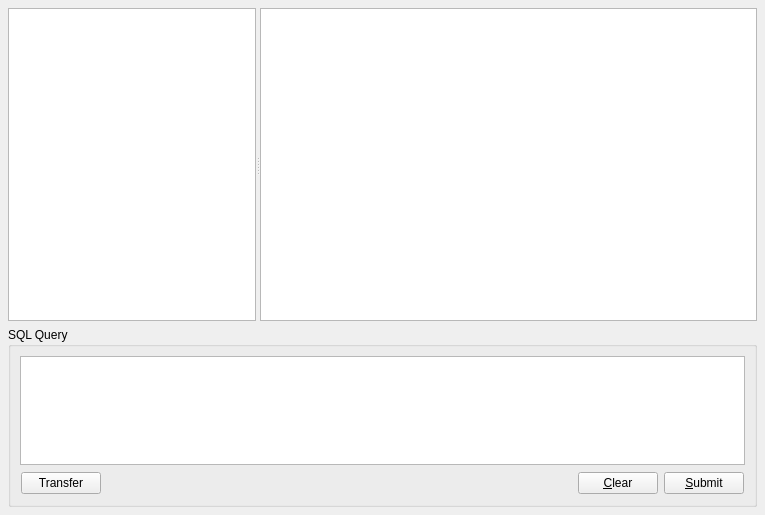
<?xml version="1.0" encoding="UTF-8"?>
<ui version="4.0">
 <class>Browser</class>
 <widget class="QWidget" name="Browser">
  <property name="geometry">
   <rect>
    <x>0</x>
    <y>0</y>
    <width>765</width>
    <height>515</height>
   </rect>
  </property>
  <property name="windowTitle">
   <string>Qt SQL Browser</string>
  </property>
  <layout class="QVBoxLayout">
   <property name="spacing">
    <number>6</number>
   </property>
   <property name="margin">
    <number>8</number>
   </property>
   <item>
    <widget class="QSplitter" name="splitter_2">
     <property name="sizePolicy">
      <sizepolicy hsizetype="Expanding" vsizetype="Expanding">
       <horstretch>0</horstretch>
       <verstretch>0</verstretch>
      </sizepolicy>
     </property>
     <property name="orientation">
      <enum>Qt::Horizontal</enum>
     </property>
     <widget class="ConnectionWidget" name="connectionWidget">
      <property name="sizePolicy">
       <sizepolicy hsizetype="Ignored" vsizetype="Expanding">
        <horstretch>1</horstretch>
        <verstretch>0</verstretch>
       </sizepolicy>
      </property>
     </widget>
     <widget class="QTableView" name="table">
      <property name="sizePolicy">
       <sizepolicy hsizetype="Expanding" vsizetype="Expanding">
        <horstretch>2</horstretch>
        <verstretch>0</verstretch>
       </sizepolicy>
      </property>
      <property name="contextMenuPolicy">
       <enum>Qt::ActionsContextMenu</enum>
      </property>
      <property name="selectionBehavior">
       <enum>QAbstractItemView::SelectRows</enum>
      </property>
     </widget>
    </widget>
   </item>
   <item>
    <widget class="QGroupBox" name="groupBox">
     <property name="sizePolicy">
      <sizepolicy hsizetype="Preferred" vsizetype="MinimumExpanding">
       <horstretch>0</horstretch>
       <verstretch>0</verstretch>
      </sizepolicy>
     </property>
     <property name="maximumSize">
      <size>
       <width>16777215</width>
       <height>180</height>
      </size>
     </property>
     <property name="title">
      <string>SQL Query</string>
     </property>
     <layout class="QVBoxLayout">
      <property name="spacing">
       <number>6</number>
      </property>
      <property name="margin">
       <number>9</number>
      </property>
      <item>
       <widget class="QTextEdit" name="sqlEdit">
        <property name="sizePolicy">
         <sizepolicy hsizetype="Expanding" vsizetype="MinimumExpanding">
          <horstretch>0</horstretch>
          <verstretch>0</verstretch>
         </sizepolicy>
        </property>
        <property name="minimumSize">
         <size>
          <width>0</width>
          <height>18</height>
         </size>
        </property>
        <property name="baseSize">
         <size>
          <width>0</width>
          <height>120</height>
         </size>
        </property>
       </widget>
      </item>
      <item>
       <layout class="QHBoxLayout">
        <property name="spacing">
         <number>6</number>
        </property>
        <property name="margin">
         <number>1</number>
        </property>
        <item>
         <widget class="QPushButton" name="transferButton">
          <property name="text">
           <string>Transfer</string>
          </property>
         </widget>
        </item>
        <item>
         <spacer>
          <property name="orientation">
           <enum>Qt::Horizontal</enum>
          </property>
          <property name="sizeHint" stdset="0">
           <size>
            <width>40</width>
            <height>20</height>
           </size>
          </property>
         </spacer>
        </item>
        <item>
         <widget class="QPushButton" name="clearButton">
          <property name="text">
           <string>&amp;Clear</string>
          </property>
         </widget>
        </item>
        <item>
         <widget class="QPushButton" name="submitButton">
          <property name="text">
           <string>&amp;Submit</string>
          </property>
         </widget>
        </item>
       </layout>
      </item>
     </layout>
    </widget>
   </item>
  </layout>
  <action name="insertRowAction">
   <property name="enabled">
    <bool>false</bool>
   </property>
   <property name="text">
    <string>&amp;Insert Row</string>
   </property>
   <property name="statusTip">
    <string>Inserts a new Row</string>
   </property>
  </action>
  <action name="deleteRowAction">
   <property name="enabled">
    <bool>false</bool>
   </property>
   <property name="text">
    <string>&amp;Delete Row</string>
   </property>
   <property name="statusTip">
    <string>Deletes the current Row</string>
   </property>
  </action>
 </widget>
 <customwidgets>
  <customwidget>
   <class>ConnectionWidget</class>
   <extends>QTreeView</extends>
   <header>connectionwidget.h</header>
  </customwidget>
 </customwidgets>
 <tabstops>
  <tabstop>sqlEdit</tabstop>
  <tabstop>clearButton</tabstop>
  <tabstop>submitButton</tabstop>
  <tabstop>connectionWidget</tabstop>
  <tabstop>table</tabstop>
 </tabstops>
 <resources/>
 <connections/>
</ui>
